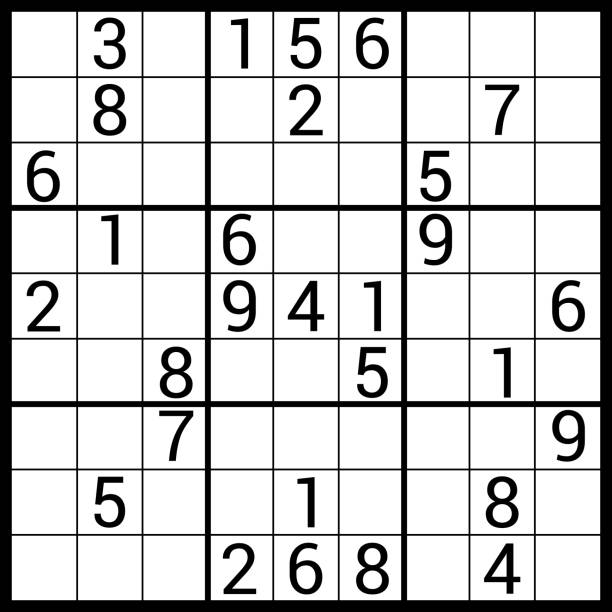
#> input picture backend/data/sudoku_tests/sudoku_test1.jpg, 612 x 612 px
$ python -i image_preprocessor.py   (imports and definitions only)
#> lines starting #> are read from the running program, lines starting #| are printed output that depends on the picture; after the words box and inside, x2 and y2 are one past the last pixel; in counts of white or black regions, pixels touching at a corner belong together
# This is the preprocessor module for preprocessing the sudoku image and isolating it
import os
import cv2
import numpy as np


# Main function :
def isolate_sudoku(image):
    """
    Isolate and warp a Sudoku puzzle from an image to a top-down, bird's-eye view.

    This function takes an image that contains a Sudoku puzzle, detects the largest contour assumed
    to be the Sudoku grid, orders the corner points of this contour, and applies a perspective
    transform to obtain a straightened, top-down view of the grid. It returns a transformed image
    where the Sudoku occupies the entire frame, facilitating further processing like digit
    recognition.

    Parameters:
    - image (numpy.ndarray): The original image containing a Sudoku puzzle, in BGR color format.

    Returns:
    - transformed_image (numpy.ndarray): The perspective-transformed 3-channel image of the Sudoku
      puzzle with a top-down view.

    Raises:
    - ValueError: If Sudoku corners cannot be detected or an unexpected number of corners is found.

    Notes:
    - The function relies on the supplementary functions `get_sudoku_corners`, `order_points`, and
      `calculate_dimensions` to detect corners, order them, and calculate the dimensions of the
      Sudoku grid within the image, respectively.
    - The image should be clear enough for the contours and corners to be detectable by edge
      detection and contour approximation algorithms.
    """
    # Find the corners of the sudoku, order them, figure out height and width of sudoku within image.
    corners = get_sudoku_corners(image)
    ordered_points = order_points(corners.reshape(4, 2))
    maxWidth, maxHeight = calculate_dimensions(ordered_points)

    # Construct destination points for perspective transform
    dst = np.array([
        [0, 0],
        [maxWidth - 1, 0],
        [maxWidth - 1, maxHeight - 1],
        [0, maxHeight - 1]
    ], dtype="float32")

    # Apply perspective transform
    transform_matrix = cv2.getPerspectiveTransform(ordered_points, dst)
    transformed_image = cv2.warpPerspective(image, transform_matrix, (maxWidth, maxHeight))

    return transformed_image


# Suplementary functions :

def get_sudoku_corners(image):
    """
    Detect the corners of the Sudoku grid in the image.

    Parameters:
    - image: Original Sudoku image in BGR color format.

    Returns:
    - Approximated corner points of the Sudoku grid if detected, else None.
    """
    # Greyscale, blur, threshold image
    grayscale = cv2.cvtColor(image, cv2.COLOR_BGR2GRAY)
    blurred = cv2.GaussianBlur(grayscale, (5, 5), 0)
    thresholded = cv2.adaptiveThreshold(blurred, 255, cv2.ADAPTIVE_THRESH_GAUSSIAN_C,
                                        cv2.THRESH_BINARY_INV, 11, 2)

    # Find image contours. Largest contour should be the sudoku
    contours, _ = cv2.findContours(thresholded, cv2.RETR_EXTERNAL, cv2.CHAIN_APPROX_SIMPLE)
    largest_contour = max(contours, key=cv2.contourArea)

    # Get the perimeter of the largest contour
    perimeter = cv2.arcLength(largest_contour, True)

    # Approximate the corners of the largest contour
    corners = cv2.approxPolyDP(largest_contour, 0.02 * perimeter, True)

    if len(corners) == 4:
        return corners
    else:
        print("Sudoku grid not detected.")
        return None


def order_points(corner_pts):
    """
    Order corner points/coordinates in a specific order: top-left, top-right, bottom-right, bottom-left.

    Parameters:
    - corner_pts: The array of contour points.

    Returns:
    - ordered_points: Ordered array of corner points.
    """
    ordered_points = np.zeros((4, 2), dtype='float32')
    sum_pts = corner_pts.sum(axis=1)
    ordered_points[0] = corner_pts[np.argmin(sum_pts)]  # Top-left point has the smallest sum
    ordered_points[2] = corner_pts[np.argmax(sum_pts)]  # Bottom-right point has the largest sum

    diff_pts = np.diff(corner_pts, axis=1)
    ordered_points[1] = corner_pts[np.argmin(diff_pts)]  # Top-right point has the smallest difference
    ordered_points[3] = corner_pts[np.argmax(diff_pts)]  # Bottom-left point has the largest difference

    return ordered_points


def calculate_dimensions(ordered_points):
    """
    Calculate the dimensions of the new transformed image.

    Parameters:
    - ordered_points: Points in the order [top-left, top-right, bottom-right, bottom-left]

    Returns:
    - maxWidth: The width of the transformed image.
    - maxHeight: The height of the transformed image.
    """
    (tl, tr, br, bl) = ordered_points  # e.g. tl = top left

    # Width calculations
    widthA = np.linalg.norm(br - bl)
    widthB = np.linalg.norm(tr - tl)
    maxWidth = max(int(widthA), int(widthB))

    # Height calculations
    heightA = np.linalg.norm(tr - br)
    heightB = np.linalg.norm(tl - bl)
    maxHeight = max(int(heightA), int(heightB))

    return maxWidth, maxHeight

>>> import cv2
>>> picture = cv2.imread('../../../data/sudoku_tests/sudoku_test1.jpg')
#> picture is the input picture: shape (612, 612, 3); min 0, max 255, mean 205.1
>>> result = isolate_sudoku(picture)
#> in get_sudoku_corners, `blurred = cv2.GaussianBlur(grayscale, (5, 5), 0)`:
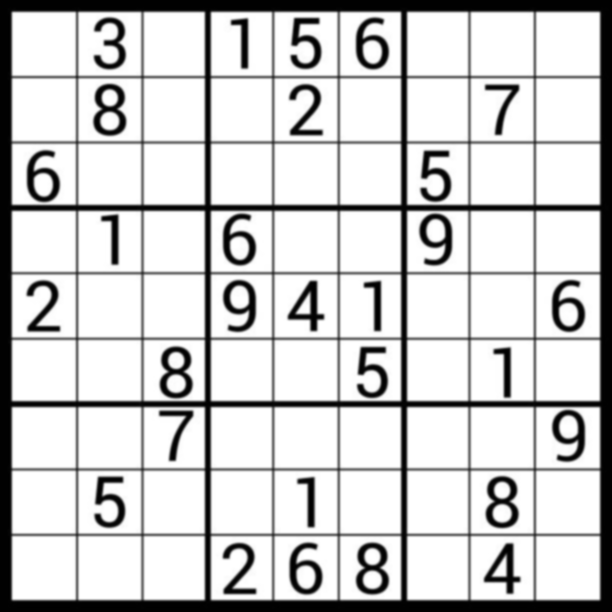
#> blurred: shape (612, 612); min 0, max 255, mean 205.1
#> in get_sudoku_corners, `thresholded = cv2.adaptiveThreshold(blurred, 255, cv2.ADAPTIVE_THRESH_..`:
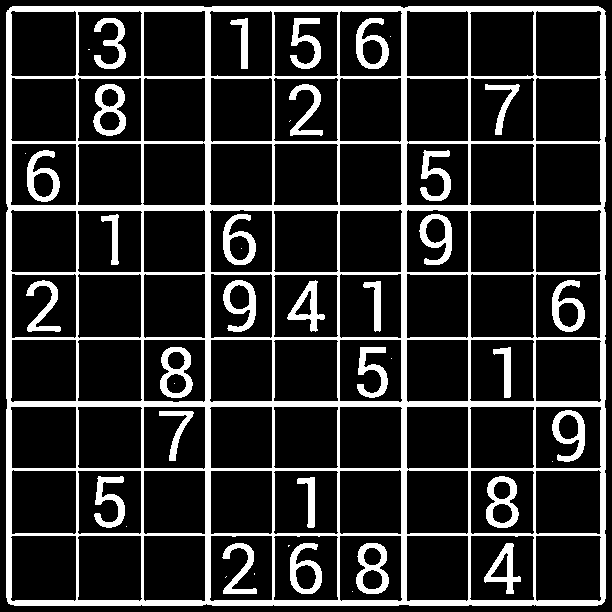
#> thresholded: shape (612, 612); 17.9% white; 43 white regions (13 under 20 px)
#> in get_sudoku_corners, `contours, _ = cv2.findContours(thresholded, cv2.RETR_EXTERNAL, cv2.CHA..`: contours = 1 contour; box (x1, y1, x2, y2) and area: (6, 6, 606, 606) 358616
#> in get_sudoku_corners, `largest_contour = max(contours, key=cv2.contourArea)`: largest_contour = contour of 127 points, box (x1, y1, x2, y2) (6, 6, 606, 606), area 358616
#> in get_sudoku_corners, `perimeter = cv2.arcLength(largest_contour, True)`: perimeter = 2407
#> in get_sudoku_corners, `corners = cv2.approxPolyDP(largest_contour, 0.02 * perimeter, True)`: corners = [[10, 7], [8, 603], [601, 604], [605, 11]]
#> in order_points, `sum_pts = corner_pts.sum(axis=1)`: sum_pts = [17, 611, 1205, 616]
#> in order_points, `diff_pts = np.diff(corner_pts, axis=1)`: diff_pts = [-3, 595, 3, -594]
#> in isolate_sudoku, `ordered_points = order_points(corners.reshape(4, 2))`: ordered_points = [[10, 7], [605, 11], [601, 604], [8, 603]]
#> in calculate_dimensions, `(tl, tr, br, bl) = ordered_points`: tl = [10, 7]; tr = [605, 11]; br = [601, 604]; bl = [8, 603]
#> in calculate_dimensions, `widthA = np.linalg.norm(br - bl)`: widthA = 593
#> in calculate_dimensions, `widthB = np.linalg.norm(tr - tl)`: widthB = 595
#> in calculate_dimensions, `heightA = np.linalg.norm(tr - br)`: heightA = 593
#> in calculate_dimensions, `heightB = np.linalg.norm(tl - bl)`: heightB = 596
#> in isolate_sudoku, `maxWidth, maxHeight = calculate_dimensions(ordered_points)`: maxWidth = 595; maxHeight = 596
#> in isolate_sudoku, `dst = np.array([ [0, 0], [maxWidth - 1, 0], [maxWidth - 1, maxHeight -..`: dst = [[0, 0], [594, 0], [594, 595], [0, 595]]
#> in isolate_sudoku, `transform_matrix = cv2.getPerspectiveTransform(ordered_points, dst)`: transform_matrix = [[0.993, 0.00333, -9.95], [-0.00669, 0.995, -6.9], [-8.41e-06, -5.72e-06, 1]]
#> in isolate_sudoku, `transformed_image = cv2.warpPerspective(image, transform_matrix, (maxW..`:
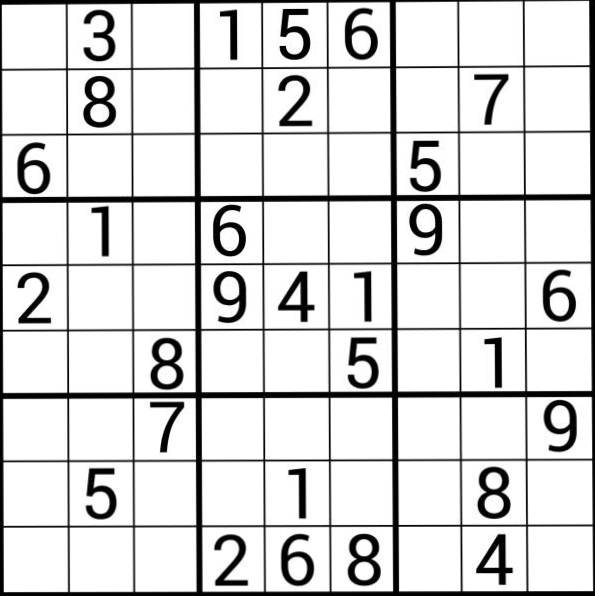
#> transformed_image: shape (596, 595, 3); min 0, max 255, mean 216.7
